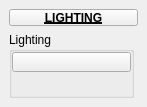
<?xml version="1.0" encoding="UTF-8"?>
<ui version="4.0">
 <class>QtUi</class>
 <widget class="QMainWindow" name="QtUi">
  <property name="enabled">
   <bool>true</bool>
  </property>
  <property name="geometry">
   <rect>
    <x>0</x>
    <y>0</y>
    <width>147</width>
    <height>107</height>
   </rect>
  </property>
  <property name="minimumSize">
   <size>
    <width>0</width>
    <height>0</height>
   </size>
  </property>
  <property name="maximumSize">
   <size>
    <width>999</width>
    <height>999</height>
   </size>
  </property>
  <property name="windowTitle">
   <string>Toolkit</string>
  </property>
  <property name="tabShape">
   <enum>QTabWidget::Triangular</enum>
  </property>
  <property name="dockNestingEnabled">
   <bool>true</bool>
  </property>
  <property name="dockOptions">
   <set>QMainWindow::AllowNestedDocks|QMainWindow::AllowTabbedDocks|QMainWindow::AnimatedDocks|QMainWindow::ForceTabbedDocks</set>
  </property>
  <widget class="QWidget" name="mainWindow">
   <layout class="QVBoxLayout" name="verticalLayout_2">
    <item>
     <widget class="PushButtonDraggable" name="draggable_header">
      <property name="minimumSize">
       <size>
        <width>19</width>
        <height>17</height>
       </size>
      </property>
      <property name="maximumSize">
       <size>
        <width>999</width>
        <height>17</height>
       </size>
      </property>
      <property name="font">
       <font>
        <weight>75</weight>
        <bold>true</bold>
        <underline>true</underline>
       </font>
      </property>
      <property name="text">
       <string>LIGHTING</string>
      </property>
      <property name="checkable">
       <bool>true</bool>
      </property>
     </widget>
    </item>
    <item>
     <layout class="QVBoxLayout" name="verticalLayout">
      <property name="spacing">
       <number>0</number>
      </property>
      <item>
       <widget class="QGroupBox" name="groupBox">
        <property name="enabled">
         <bool>true</bool>
        </property>
        <property name="minimumSize">
         <size>
          <width>125</width>
          <height>0</height>
         </size>
        </property>
        <property name="maximumSize">
         <size>
          <width>125</width>
          <height>999</height>
         </size>
        </property>
        <property name="title">
         <string>Lighting</string>
        </property>
        <layout class="QVBoxLayout" name="verticalLayout_3">
         <property name="spacing">
          <number>0</number>
         </property>
         <property name="leftMargin">
          <number>0</number>
         </property>
         <property name="topMargin">
          <number>0</number>
         </property>
         <property name="rightMargin">
          <number>0</number>
         </property>
         <property name="bottomMargin">
          <number>0</number>
         </property>
         <item>
          <widget class="PushButton" name="tb001">
           <property name="enabled">
            <bool>true</bool>
           </property>
           <property name="minimumSize">
            <size>
             <width>0</width>
             <height>20</height>
            </size>
           </property>
           <property name="maximumSize">
            <size>
             <width>999</width>
             <height>20</height>
            </size>
           </property>
           <property name="toolTip">
            <string/>
           </property>
           <property name="text">
            <string/>
           </property>
           <property name="iconSize">
            <size>
             <width>18</width>
             <height>18</height>
            </size>
           </property>
          </widget>
         </item>
         <item>
          <spacer name="verticalSpacer">
           <property name="orientation">
            <enum>Qt::Vertical</enum>
           </property>
           <property name="sizeHint" stdset="0">
            <size>
             <width>20</width>
             <height>40</height>
            </size>
           </property>
          </spacer>
         </item>
        </layout>
       </widget>
      </item>
     </layout>
    </item>
   </layout>
  </widget>
 </widget>
 <customwidgets>
  <customwidget>
   <class>PushButtonDraggable</class>
   <extends>QPushButton</extends>
   <header>widgets.pushbuttondraggable.h</header>
  </customwidget>
  <customwidget>
   <class>PushButton</class>
   <extends>QPushButton</extends>
   <header>widgets.pushbutton.h</header>
  </customwidget>
 </customwidgets>
 <resources/>
 <connections/>
 <designerdata>
  <property name="gridDeltaX">
   <number>5</number>
  </property>
  <property name="gridDeltaY">
   <number>5</number>
  </property>
  <property name="gridSnapX">
   <bool>true</bool>
  </property>
  <property name="gridSnapY">
   <bool>true</bool>
  </property>
  <property name="gridVisible">
   <bool>true</bool>
  </property>
 </designerdata>
</ui>
